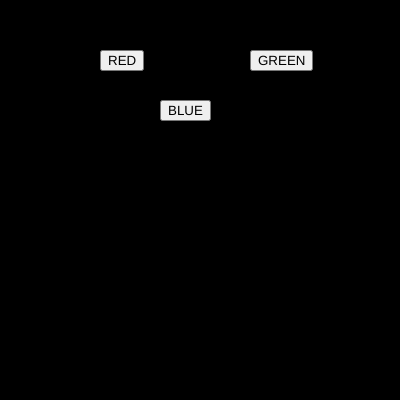
Frame 1 (no input)
Frame 60 (no input): identical to frame 1, image omitted
Frame 120 (the mouse pressed at the canvas centre since frame 60): identical to frame 1, image omitted

The p5.js sketch that drew this single still picture (run headless with seeded random() and noise() and a simulated clock; from frame 60 on, the mouse is pressed at the canvas centre):

// p5.js sketch
// ── sketch.js
var btn_red;
var btn_green;
var btn_blue;

var r = 0;
var g = 0;
var b = 0;

function setup() {
  createCanvas(400, 400); 
  
  btn_red =createButton("RED");
  btn_red.position(100,50);
  btn_red.mousePressed(red_bg);
  
  btn_green = createButton("GREEN");
  btn_green.position(250,50);
  btn_green.mousePressed(green_bg);

  btn_blue = createButton("BLUE");
  btn_blue.position(160,100);
  btn_blue.mousePressed(blue_bg);
}

function draw() {
  background(r,g,b);
}

function red_bg()
{
  r = 255;
  g = 0;
  b = 0;
}

function green_bg()
{
  r = 0;
  g = 255;
  b = 0;
}

function blue_bg()
  {
  r = 0;
  g = 0;
  b = 255;

  }
